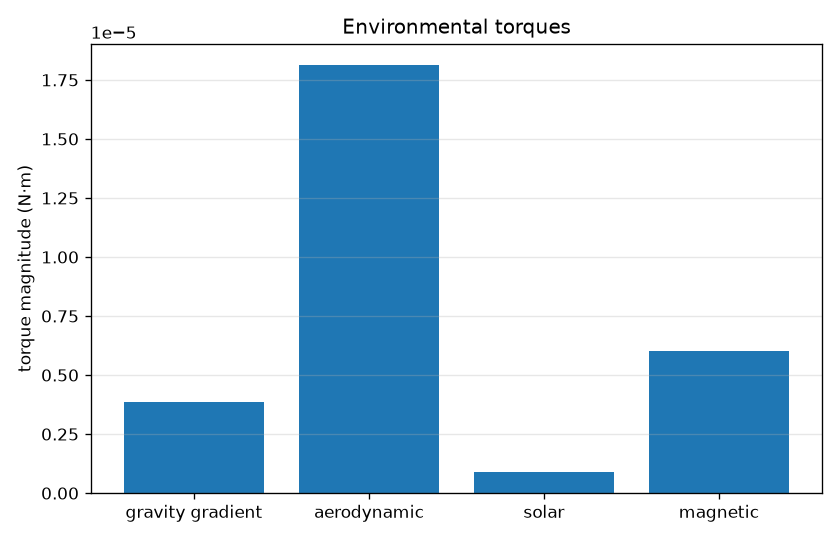

Reproduce this figure in Python.
#!/usr/bin/env python3
"""Environmental disturbance torques for a general spacecraft."""

from __future__ import annotations

import argparse
import importlib.util
import math
import sys
import tempfile
from pathlib import Path

G0 = 9.80665
R0_ORBIT = 6.3742e6
S_DEFAULT = 1361.6
C_LIGHT = 299792458.0
PLOT_TITLE = "Environmental torques"
SKILL_DIR = Path(__file__).resolve().parent
SKILLS = SKILL_DIR.parent
ASSUMPTIONS = (
    "gravity-gradient torque is the planar principal-axis form "
    "(3/2)*n^2*(I_z-I_y)*sin(2*theta) from NASA SP-8024; aerodynamic torque is "
    "dynamic pressure times Cd*A times the center-of-pressure offset, with "
    "density from altitude unless --rho is set; solar torque is "
    "(S/c)*A*C_r*offset; magnetic torque is M*B*sin(psi); no wheel catalog"
)


def print_kv(key: str, value: object) -> None:
    if isinstance(value, float):
        text = f"{value:.8g}"
    else:
        text = str(value)
    print(f"{key}: {text}")


def load_module(folder: str, filename: str, name: str):
    path = SKILLS / folder / filename
    spec = importlib.util.spec_from_file_location(name, path)
    if spec is None or spec.loader is None:
        raise ImportError(path)
    module = importlib.util.module_from_spec(spec)
    spec.loader.exec_module(module)
    return module


def density_at(alt_m: float, rho_override: float | None) -> tuple[float, str]:
    if rho_override is not None:
        if not math.isfinite(rho_override) or rho_override <= 0.0:
            raise ValueError("--rho must be positive")
        return rho_override, "override"
    if alt_m <= 86000.0:
        standard = load_module("ATMOS - Standard1976", "standard_1976.py", "standard1976_env")
        return float(standard.atmosphere(alt_m)["rho"]), "standard1976"
    dense = load_module("ATMOS - DensityAbove86km", "density_above_86km.py", "density86_env")
    return float(dense.state_at(alt_m)["rho"]), "density_above_86km"


def orbit_rate_squared(radius_m: float) -> float:
    mu = G0 * R0_ORBIT * R0_ORBIT
    return mu / radius_m ** 3


def circular_speed(radius_m: float) -> float:
    return math.sqrt(orbit_rate_squared(radius_m)) * radius_m


def gravity_gradient_torque(i_z: float, i_y: float, theta: float, n2: float) -> float:
    """gravity_gradient_torque."""
    return 1.5 * n2 * (i_z - i_y) * math.sin(2.0 * theta)


def aerodynamic_torque(rho: float, speed: float, cd: float, area: float, offset: float) -> float:
    """aerodynamic_disturbance_torque."""
    return 0.5 * rho * speed * speed * cd * area * offset


def solar_torque(solar: float, area: float, reflectance: float, offset: float) -> float:
    """solar_radiation_torque."""
    return solar * area * reflectance * offset / C_LIGHT


def magnetic_torque(dipole: float, field: float, angle: float) -> float:
    """magnetic_disturbance_torque."""
    return dipole * field * math.sin(angle)


def emit(rows: list[tuple[str, float]], notes: list[str], graph: Path | None) -> None:
    print_kv("assumptions", ASSUMPTIONS)
    print_kv("model", "environmental disturbance torques")
    for note in notes:
        print_kv("note", note)
    for key, value in rows:
        print_kv(key, value)
    if graph is not None:
        print_kv("graph", str(graph))


def write_plot(labels: list[str], values: list[float], out_path: Path) -> None:
    import matplotlib.pyplot as plt

    fig, ax = plt.subplots(figsize=(7.0, 4.5))
    ax.bar(labels, [abs(v) for v in values], color="C0")
    ax.set_ylabel("torque magnitude (N·m)")
    ax.set_title(PLOT_TITLE)
    ax.grid(True, axis="y", alpha=0.3)
    fig.tight_layout()
    out_path.parent.mkdir(parents=True, exist_ok=True)
    fig.savefig(out_path, dpi=120)
    plt.close(fig)


def run_check() -> int:
    def fail(msg: str) -> int:
        print(f"check: fail: {msg}", file=sys.stderr)
        return 1

    radius = R0_ORBIT + 400000.0
    n2 = orbit_rate_squared(radius)
    # 45 deg puts sin(2*theta) = 1. Inertia difference 2 kg m^2.
    torque = gravity_gradient_torque(12.0, 10.0, math.pi / 4.0, n2)
    if abs(torque - 1.5 * n2 * 2.0) > 1e-12 * max(1.0, abs(torque)):
        return fail("gravity gradient")
    # Small angle: sin(2*theta) ~ 2*theta, so T ~ 3*n^2*dI*theta.
    small = 0.01
    linear = 3.0 * n2 * 2.0 * small
    exact = gravity_gradient_torque(12.0, 10.0, small, n2)
    if abs(exact - linear) / linear > 1e-4:
        return fail("small-angle gravity gradient")
    aero = aerodynamic_torque(2.541e-10, 7780.0, 2.2, 0.5, 0.2)
    manual = 0.5 * 2.541e-10 * 7780.0 ** 2 * 2.2 * 0.5 * 0.2
    if abs(aero - manual) > 1e-18:
        return fail("aerodynamic torque")
    solar = solar_torque(1361.6, 1.0, 1.3, 0.15)
    if abs(solar - 1361.6 * 1.3 * 0.15 / C_LIGHT) > 1e-18:
        return fail("solar torque")
    magnetic = magnetic_torque(0.2, 3.0e-5, math.pi / 2.0)
    if abs(magnetic - 0.2 * 3.0e-5) > 1e-18:
        return fail("magnetic torque")
    # 200 km density path, override must win.
    rho, source = density_at(200000.0, None)
    if source != "density_above_86km" or abs(rho - 2.5403674e-10) / rho > 2e-3:
        return fail(f"200 km density {rho} {source}")
    rho_over, source_over = density_at(200000.0, 1.0e-10)
    if source_over != "override" or rho_over != 1.0e-10:
        return fail("density override")
    with tempfile.TemporaryDirectory() as tmp:
        path = Path(tmp) / "torques.png"
        code = main([
            "--i-z", "12", "--i-y", "10", "--theta", str(math.pi / 4.0), "--alt", "400000",
            "--cd", "2.2", "--area", "0.5", "--cp-aero", "0.2",
            "--area-sun", "1", "--reflectance", "1.3", "--cp-sun", "0.15",
            "--dipole", "0.2", "--b-field", "3e-5",
            "--out", str(path),
        ])
        if code != 0 or path.stat().st_size < 1000:
            return fail("plot")
    print("check: pass")
    print_kv("T_gg_N_m", torque)
    print_kv("rho_200", rho)
    return 0


def parse_args(argv: list[str] | None = None) -> argparse.Namespace:
    parser = argparse.ArgumentParser(description="Spacecraft environmental disturbance torques.")
    parser.add_argument("--i-z", type=float, default=None)
    parser.add_argument("--i-y", type=float, default=None)
    parser.add_argument("--theta", type=float, default=None, help="angle from local vertical [rad]")
    parser.add_argument("--alt", type=float, default=None, help="geometric altitude [m]")
    parser.add_argument("--a", type=float, default=None, help="orbit radius from the centre [m]")
    parser.add_argument("--cd", type=float, default=None)
    parser.add_argument("--area", type=float, default=None)
    parser.add_argument("--cp-aero", type=float, default=None, help="aero center-of-pressure offset [m]")
    parser.add_argument("--rho", type=float, default=None, help="density override [kg/m^3]")
    parser.add_argument("--area-sun", type=float, default=None)
    parser.add_argument("--reflectance", type=float, default=None)
    parser.add_argument("--cp-sun", type=float, default=None)
    parser.add_argument("--solar-constant", type=float, default=None)
    parser.add_argument("--dipole", type=float, default=None, help="dipole moment [A*m^2]")
    parser.add_argument("--b-field", type=float, default=None, help="magnetic field [T]")
    parser.add_argument("--mag-angle", type=float, default=None, help="angle between M and B [rad]")
    parser.add_argument("--out", type=Path, default=None)
    parser.add_argument("--check", action="store_true")
    return parser.parse_args(argv)


def main(argv: list[str] | None = None) -> int:
    args = parse_args(argv)
    if args.check:
        return run_check()
    rows: list[tuple[str, float]] = []
    notes: list[str] = []
    labels: list[str] = []
    values: list[float] = []
    try:
        radius = None
        if args.a is not None:
            if args.a <= 0.0:
                raise ValueError("--a must be positive")
            radius = args.a
        elif args.alt is not None:
            if args.alt < 0.0:
                raise ValueError("--alt must be >= 0")
            radius = R0_ORBIT + args.alt
        gg = args.i_z is not None or args.i_y is not None or args.theta is not None
        if gg:
            if None in (args.i_z, args.i_y, args.theta) or radius is None:
                raise ValueError("gravity gradient needs --i-z, --i-y, --theta, and --alt or --a")
            n2 = orbit_rate_squared(radius)
            torque = gravity_gradient_torque(args.i_z, args.i_y, args.theta, n2)
            rows.extend([
                ("n2_rad2_s2", n2),
                ("T_gg_N_m", torque),
            ])
            labels.append("gravity gradient")
            values.append(torque)
        aero = args.cd is not None or args.area is not None or args.cp_aero is not None or args.rho is not None
        if aero:
            if None in (args.cd, args.area, args.cp_aero):
                raise ValueError("aerodynamic torque needs --cd, --area, and --cp-aero")
            if radius is None:
                raise ValueError("aerodynamic torque needs --alt or --a so the circular speed is known")
            if args.alt is None and args.rho is None:
                raise ValueError("aerodynamic torque needs --alt or --rho for density")
            alt = args.alt if args.alt is not None else radius - R0_ORBIT
            rho, source = density_at(alt, args.rho)
            speed = circular_speed(radius if radius is not None else R0_ORBIT + alt)
            torque = aerodynamic_torque(rho, speed, args.cd, args.area, args.cp_aero)
            rows.extend([
                ("rho_kg_m3", rho),
                ("density_source", source),
                ("V_m_s", speed),
                ("T_aero_N_m", torque),
            ])
            labels.append("aerodynamic")
            values.append(torque)
        solar_on = args.area_sun is not None or args.reflectance is not None or args.cp_sun is not None
        if solar_on:
            if None in (args.area_sun, args.reflectance, args.cp_sun):
                raise ValueError("solar torque needs --area-sun, --reflectance, and --cp-sun")
            solar = S_DEFAULT if args.solar_constant is None else args.solar_constant
            if solar <= 0.0:
                raise ValueError("--solar-constant must be positive")
            torque = solar_torque(solar, args.area_sun, args.reflectance, args.cp_sun)
            rows.extend([("S_W_m2", solar), ("T_solar_N_m", torque)])
            labels.append("solar")
            values.append(torque)
        magnetic_on = args.dipole is not None or args.b_field is not None
        if magnetic_on:
            if None in (args.dipole, args.b_field):
                raise ValueError("magnetic torque needs --dipole and --b-field")
            angle = math.pi / 2.0 if args.mag_angle is None else args.mag_angle
            torque = magnetic_torque(args.dipole, args.b_field, angle)
            rows.extend([("mag_angle_rad", angle), ("T_mag_N_m", torque)])
            if args.mag_angle is None:
                notes.append("magnetic angle omitted; perpendicular M and B, maximum torque")
            labels.append("magnetic")
            values.append(torque)
        if not rows:
            raise ValueError("pass the inputs for at least one torque")
    except ValueError as exc:
        print(f"error: {exc}", file=sys.stderr)
        return 2
    graph = None
    if args.out is not None:
        try:
            write_plot(labels, values, args.out)
        except Exception as exc:
            print(f"error: {exc}", file=sys.stderr)
            return 2
        graph = args.out
    # density_source is a string stuffed into rows. emit expects floats for the second item
    # except notes. Handle mixed types.
    print_kv("assumptions", ASSUMPTIONS)
    print_kv("model", "environmental disturbance torques")
    for note in notes:
        print_kv("note", note)
    for key, value in rows:
        print_kv(key, value)
    if graph is not None:
        print_kv("graph", str(graph))
    return 0


if __name__ == "__main__":
    sys.exit(main())
